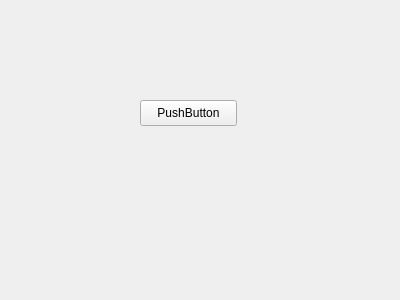
<?xml version="1.0" encoding="UTF-8"?>
<ui version="4.0">
 <class>Widget</class>
 <widget class="QWidget" name="Widget">
  <property name="geometry">
   <rect>
    <x>0</x>
    <y>0</y>
    <width>400</width>
    <height>300</height>
   </rect>
  </property>
  <property name="windowTitle">
   <string>Widget</string>
  </property>
  <widget class="QPushButton" name="pushButton">
   <property name="geometry">
    <rect>
     <x>140</x>
     <y>100</y>
     <width>97</width>
     <height>26</height>
    </rect>
   </property>
   <property name="text">
    <string>PushButton</string>
   </property>
  </widget>
 </widget>
 <layoutdefault spacing="6" margin="11"/>
 <resources/>
 <connections/>
</ui>
